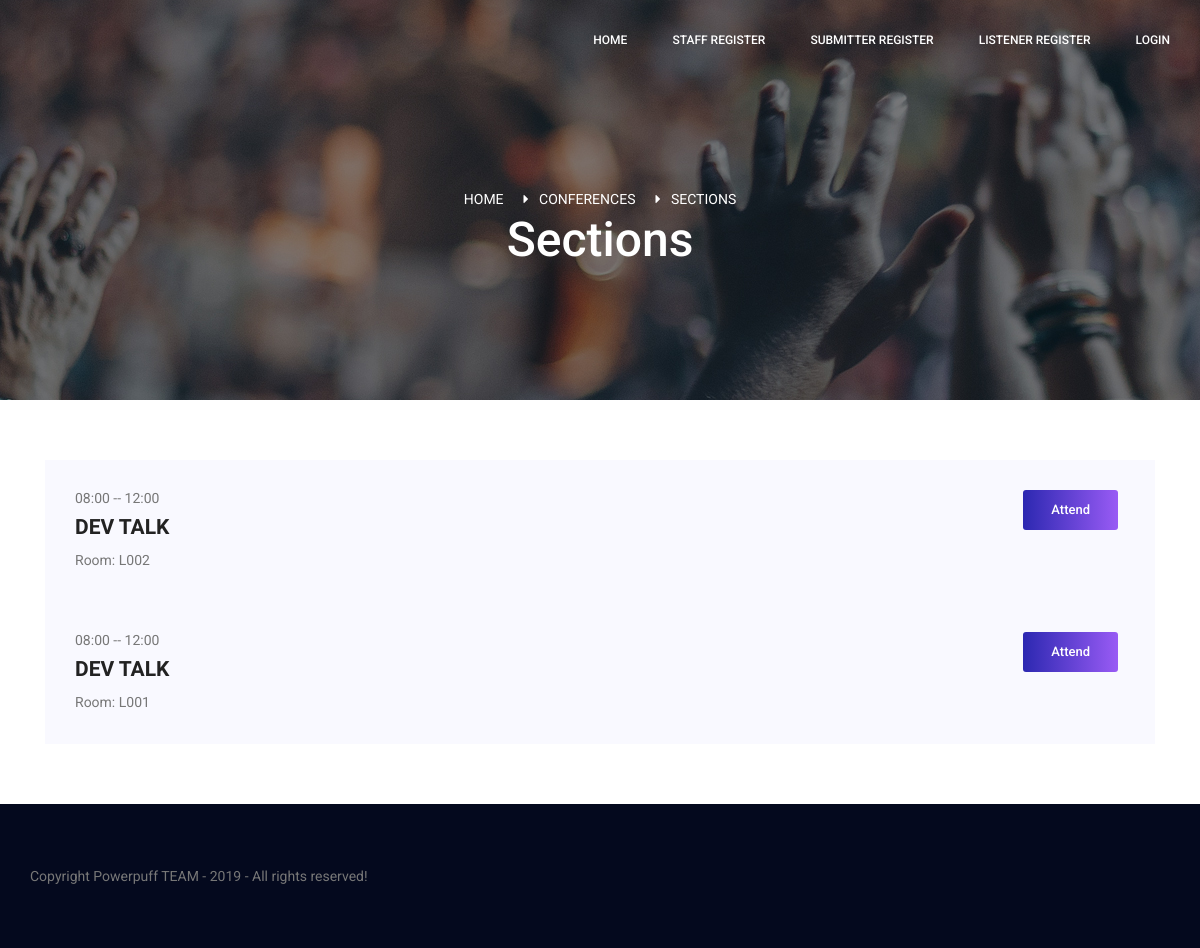
The page /home/details/2 on the database as committed earlier.
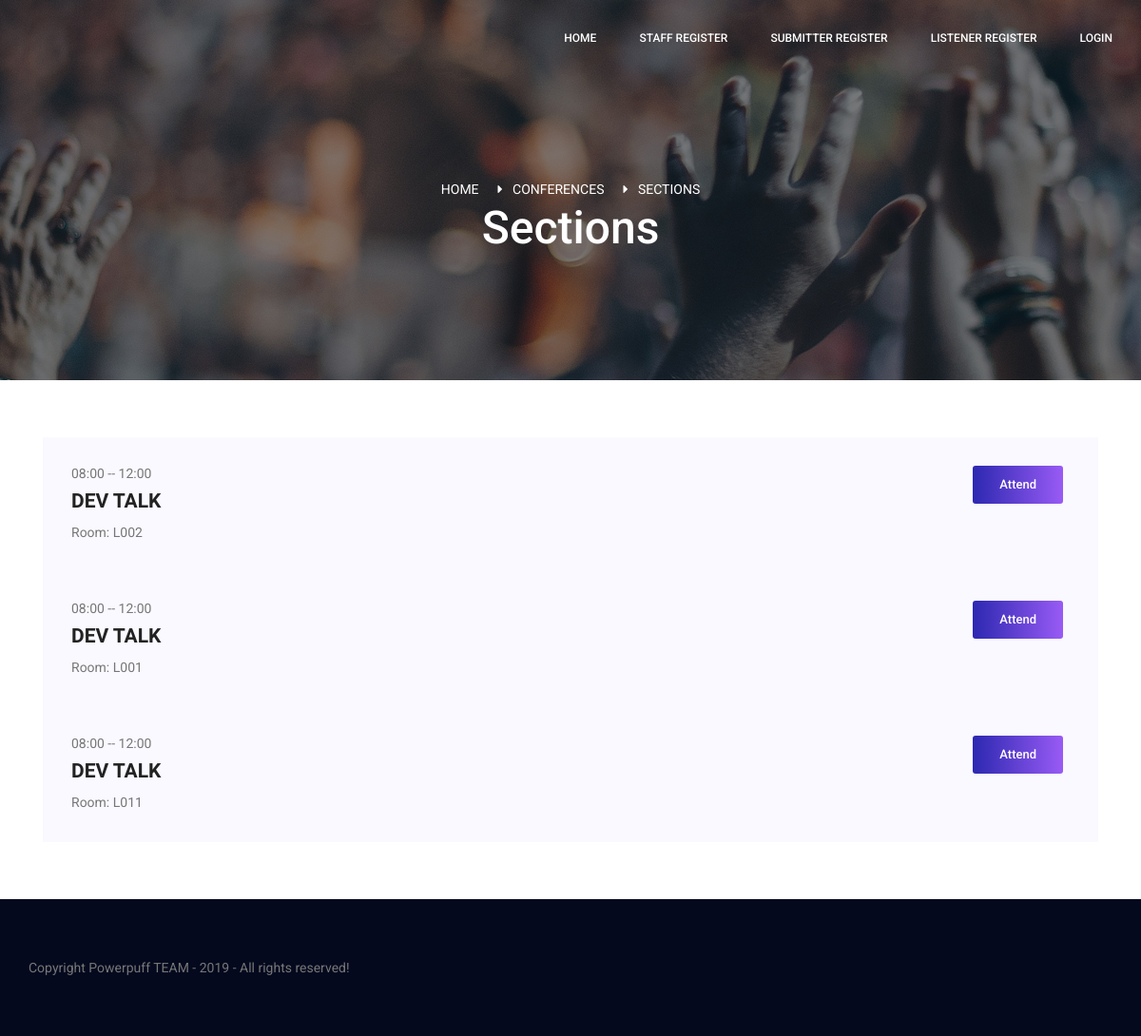
The same page on the database as committed later.
### tables this page shows
CREATE TABLE `session` (
  `id` int(11) NOT NULL,
  `cid` int(11) NOT NULL,
  `hour_start` varchar(255) NOT NULL,
  `hour_end` varchar(255) NOT NULL,
  `room` varchar(255) NOT NULL,
  `no_participants` int(11) NOT NULL
);

CREATE TABLE `conference` (
  `id` int(11) NOT NULL,
  `name` varchar(255) DEFAULT NULL,
  `date_start` datetime NOT NULL,
  `date_end` datetime NOT NULL,
  `location` text NOT NULL,
  `no_participants` int(11) NOT NULL,
  `no_speakers` int(11) NOT NULL,
  `abstract_deadline` datetime DEFAULT NULL,
  `bidding_deadline` datetime DEFAULT NULL,
  `paper_deadline` datetime NOT NULL
);

### application/controllers/Home.php (called while the page is built, shortened)
<?php
class Home extends CI_Controller {
	public function details($id) {
		$this->load->model('conference_model', 'confm');
		$this->load->model('sections_model', 'secm');
		$data['sections'] = $this->secm->get_all_sections_from_conf($id);
		$this->load->view('header');
		$this->load->view('sections_public', $data);
		$this->load->view('footer');
	}
}

### index.php (called while the page is built, shortened)
<?php
require_once BASEPATH.'core/CodeIgniter.php';

### application/models/Sections_model.php (called while the page is built, shortened)
<?php
class Sections_model extends CI_Model {
	public function __construct() {
		$this->db = $this->load->database('default', True);
	}
	public function get_all_sections_from_conf($id) {
		$this->db->select('s.*, c.name');
		$this->db->from('session s');
		$this->db->join('conference c', 'c.id = s.cid');
		$this->db->where('s.cid', $id);
		return $this->db->get()->result_array();
	}
}

### application/views/sections_public.php (the view)
<section class="banner_area">
    <div class="banner_inner d-flex align-items-center">
        <div class="overlay bg-parallax" data-stellar-ratio="0.9" data-stellar-vertical-offset="0" data-background=""></div>
        <div class="container">
            <div class="banner_content text-center">
                <div class="page_link">
                    <a>Home</a>
                    <a>Conferences</a>
                    <a>Sections</a>
                </div>
                <h2>Sections</h2>
            </div>
        </div>
    </div>
</section>
<section class="contact_area p_60">
    <div class="container">
        <section class="event_schedule_area">
        	<div class="container">
        		<div class="event_schedule_inner">
					<div class="tab-content" id="myTabContent">
						<div class="tab-pane fade show active" id="home" role="tabpanel" aria-labelledby="home-tab">
							<?php if(isset($sections)): ?>
								<?php foreach ($sections as $section):?>
									<div class="media">
										<div class="media-body">
											<h5><?= $section['hour_start'] ?> -- <?= $section['hour_end'] ?></h5>
											<h4><?= $section['name'] ?></h4>
											<p>Room: <?= $section['room'] ?></p>
										</div>
										<a href="<?=base_url()?>login" class="tickets_btn buton_submit">Attend</a> &nbsp;&nbsp;
									</div>
								<?php endforeach; ?>
							<?php endif; ?>
						</div>
					</div>
        		</div>
        	</div>
        </section>
    </div>
</section>

Rows that differ between the two databases and show on the page:
added session: hour_start "08:00", hour_end "12:00", conference.name "DEV TALK", room "L011"
